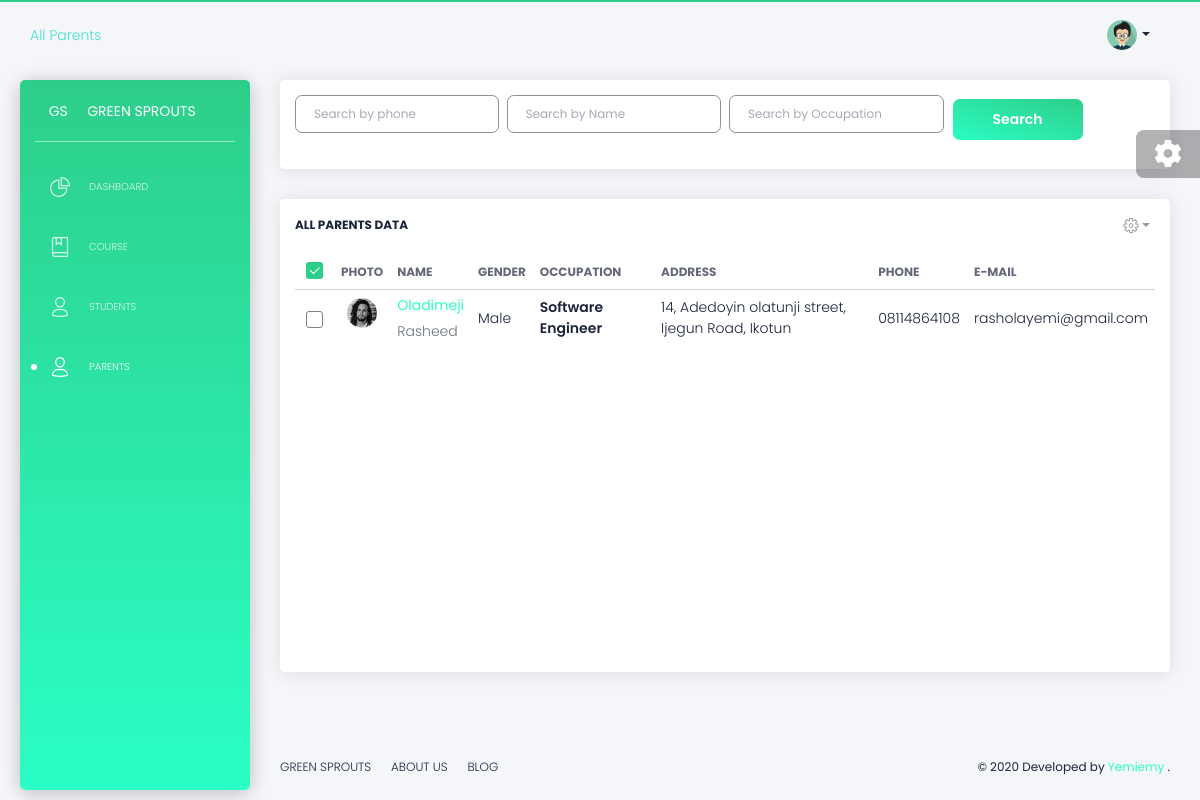
Screenshot of /all-parents/ (signed in) with the database file from the repository.
### student/models.py (models this page shows, shortened)
class Parent(models.Model):
    first_name = models.CharField(max_length=120)
    last_name = models.CharField(max_length=120)
    gender = models.CharField(max_length=50, choices=GENDER_CHOICES)
    occupation = models.CharField(max_length=50)
    ward = models.ManyToManyField(Student, blank=True)
    blood_group = models.CharField(max_length=50)
    religion = models.CharField(max_length=50)
    email = models.EmailField()
    address = models.CharField(max_length=150)
    phone = models.CharField(max_length=50)
    short_BIO = models.TextField(blank=True, null=True)
    upload_parent_photo = models.ImageField(default='default.png', upload_to='parent_photo/')
    slug = models.SlugField(
        default='',
        editable=False,
        max_length=120,
    )
    class Meta:
        unique_together = ('first_name', 'slug')

### student/views.py (the view)
# urls.py: path('all-parents/', ParentListView.as_view(), name='all_parent'),
class ParentListView(LoginRequiredMixin, ListView):
    model = Parent
    context_object_name = 'parents'
    ordering = ['-id']
    paginate_by = 4

### templates/student/parent_list.html (shortened to what this page needs)
{% extends 'base.html' %}
{% load static %}
{% block par %}
    active
{% endblock par %}
{% block top %}
   <a  style="color: turquoise;"> All Parents</a>
{% endblock top %}
{% load humanize %}
{% block content %}
      <div class="content">
        <div class="row">
            <div class="col-md-12">
              <div class="card">
                <div class="card-body">
                  <form action="{% url 'search_parent' %}">
                    <div class="row">
                      <div class="col-md-3 pr-md-1">
                        <div class="form-group">
                          <input type="search" name="phone" maxlength="120" class="form-control" placeholder="Search by phone" >
                        </div>
                      </div>
                      <div class="col-md-3 px-md-1">
                        <div class="form-group">
                          <input type="search" name="name" maxlength="120" class="form-control" placeholder="Search by Name" id="id_last_name">
                        </div>
                      </div>
                      <div class="col-md-3 px-md-1">
                        <div class="form-group">
                          <input type="search" name="occupation" placeholder="Search by Occupation" class="form-control" >
                        </div>
                      </div>
                      <div class="col-md-3 pl-md-1">
                        <div class="form-group">
                            <input type="submit" class="btn btn-fill btn-primary" value="Search">
                        </div>
                      </div>
                    </div>
                  </form>
                </div>
              </div>
            </div>
          </div>
        <div class="row">
          <div class="col-lg-12 col-md-12">
            <div class="card card-tasks">
              <div class="card-header ">
                <h6 class="title d-inline"> <strong> All Parents Data</strong></h6>
                <div class="dropdown">
                  <button type="button" class="btn btn-link dropdown-toggle btn-icon" data-toggle="dropdown">
                    <i class="tim-icons icon-settings-gear-63"></i>
                  </button>
                </div>
              </div>
              <div class="card-body ">
                <div class="table-full-width table-responsive">
                  <table class="table">
                    <thead class=" text-primary">
                        <tr>
                          <th>
                            <div class="form-check">
                              </div>
                          </th>
                          <th>
                            Photo
                          </th>
                          <th>
                            Name
                          </th>
                          <th>
                            Gender
                          </th>
                          <th>
                            Occupation
                          </th>
                          <th>
                            Address
                          </th>
                          <th>
                            Phone
                          </th>
                          <th>
                            E-mail
                          </th>
                        </tr>
                      </thead>
                    <tbody>
                    {% for parent in parents %}
                      <tr>
                        <td>
                          <div class="form-check">
                          </div>
                        </td>
                        <td class="td-actions text-center">
                          <img src="{{parent.upload_parent_photo.url}}" class="avatar" alt="">
                        </td>
                        <td>
                          <p class="title"> <a href="{% url 'parent' parent.slug %}"><strong>{{parent.first_name}}</strong></a></p>
                          <p class="text-muted">{{ parent.last_name }}</p>
                        </td>
                        <td>
                          <p>{{parent.gender}}</p>
                        </td>
                        <td>
                          <p class="title">{{ parent.occupation }}</p>
                        </td>
                        <td>
                          <p>{{ parent.address }}</p>
                        </td>
                        <td>
                          <p>{{ parent.phone }}</p>
                        </td>
                        <td>
                          <p>{{ parent.email }}</p>
                        </td>
                      </tr>
                    {% endfor %}
                    </tbody>
                  </table>
                </div>
              </div>
            </div>
          </div>
        </div>
      </div>
{% endblock %}

### rows the page displays
Parent: upload_parent_photo (picture), first_name "Oladimeji", last_name "Rasheed", gender "Male", occupation "Software Engineer", address "14, Adedoyin olatunji street, Ijegun Road, Ikotun", phone "08114864108", email "rasholayemi@gmail.com"
